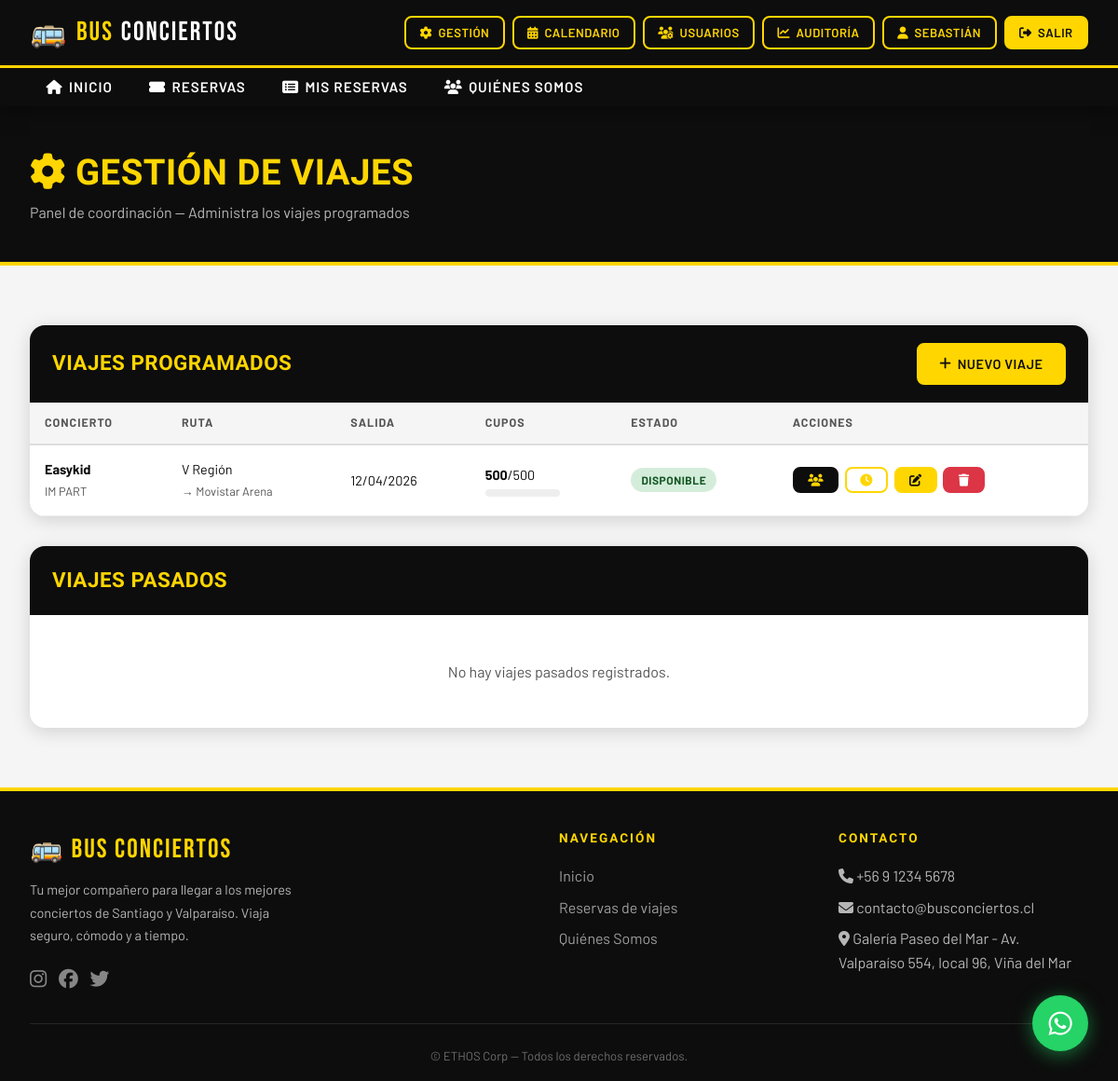
Screenshot of /reservas/gestion/ (signed in) with the database file from the repository.
### reservas/models.py (models this page shows, shortened)
class Viaje(models.Model):
    ESTADO_CHOICES = [
        ('disponible', 'Disponible'),
        ('completo', 'Completo'),
        ('cancelado', 'Cancelado'),
        ('realizado', 'Realizado'),
    ]
    concierto = models.ForeignKey(Concierto, on_delete=models.CASCADE, verbose_name='Concierto')
    coordinador = models.ForeignKey(
        User, on_delete=models.SET_NULL, null=True,
        related_name='viajes_coordinados', verbose_name='Coordinador'
    )
    origen = models.CharField(max_length=200, verbose_name='Punto de Origen')
    destino = models.CharField(max_length=200, verbose_name='Destino')
    fecha_salida = models.DateField(verbose_name='Fecha de Salida')
    cupos_totales = models.PositiveIntegerField(verbose_name='Cupos Totales')
    estado = models.CharField(max_length=20, choices=ESTADO_CHOICES, default='disponible')
    descripcion = models.TextField(blank=True, verbose_name='Descripción adicional')
    creado_en = models.DateTimeField(auto_now_add=True)
    class Meta:
        verbose_name = 'Viaje'
        verbose_name_plural = 'Viajes'
        ordering = ['fecha_salida']
    @property
    def cupos_disponibles(self):
        from django.db.models import Sum
        cupos_usados = self.reserva_set.filter(estado='pagado').aggregate(total=Sum('cantidad'))['total'] or 0
        return self.cupos_totales - cupos_usados
    @property
    def cupos_ocupados(self):
        from django.db.models import Sum
        return self.reserva_set.filter(estado='pagado').aggregate(total=Sum('cantidad'))['total'] or 0

### core/models.py (models this page shows, shortened)
class Concierto(models.Model):
    REGION_CHOICES = [
        ('santiago', 'Santiago'),
        ('valparaiso', 'Región de Valparaíso'),
    ]
    nombre = models.CharField(max_length=200, verbose_name='Nombre del Concierto')
    artista = models.CharField(max_length=200, verbose_name='Artista / Banda')
    fecha = models.DateField(verbose_name='Fecha')
    lugar = models.CharField(max_length=300, verbose_name='Lugar / Recinto')
    region = models.CharField(max_length=20, choices=REGION_CHOICES, verbose_name='Región')
    descripcion = models.TextField(blank=True, verbose_name='Descripción')
    imagen_url = models.URLField(blank=True, verbose_name='URL Imagen')
    activo = models.BooleanField(default=True)
    class Meta:
        verbose_name = 'Concierto'
        verbose_name_plural = 'Conciertos'
        ordering = ['fecha']

### reservas/views.py (the view)
# urls.py: path('gestion/', views.gestion_viajes, name='gestion_viajes'),
@login_required
@user_passes_test(es_coordinador)
def gestion_viajes(request):
    hoy = timezone.now().date()
    Viaje.objects.filter(fecha_salida__lt=hoy).exclude(estado='realizado').update(estado='realizado')
    if es_admin(request.user):
        viajes = Viaje.objects.filter(fecha_salida__gte=hoy).select_related('concierto', 'coordinador')
        viajes_pasados = Viaje.objects.filter(fecha_salida__lt=hoy).select_related('concierto', 'coordinador').order_by('-fecha_salida')
    else:
        viajes = Viaje.objects.filter(coordinador=request.user, fecha_salida__gte=hoy).select_related('concierto')
        viajes_pasados = Viaje.objects.filter(coordinador=request.user, fecha_salida__lt=hoy).select_related('concierto').order_by('-fecha_salida')
    return render(request, 'reservas/gestion_viajes.html', {'viajes': viajes, 'viajes_pasados': viajes_pasados})

### reservas/views.py (called while the page is built)
def es_coordinador(user):
    return user.is_authenticated and (
        user.is_superuser or
        user.groups.filter(name__in=['Administrador', 'Coordinador']).exists()
    )

def es_admin(user):
    return user.is_authenticated and (
        user.is_superuser or
        user.groups.filter(name='Administrador').exists()
    )

### reservas/templates/reservas/gestion_viajes.html (shortened to what this page needs)
{% extends 'base.html' %}
{% block content %}
<div class="page-header">
  <div class="container">
    <h1><i class="fa fa-cog"></i> Gestión de Viajes</h1>
    <p>Panel de coordinación — Administra los viajes programados</p>
  </div>
</div>
<section class="seccion" style="max-width:none;">
  <div class="tabla-wrapper">
    <div class="tabla-header">
      <h2>VIAJES PROGRAMADOS</h2>
      <a href="{% url 'crear_viaje' %}" class="btn btn-primary"><i class="fa fa-plus"></i> Nuevo Viaje</a>
    </div>
    {% if viajes %}
    <div style="overflow-x:auto;">
      <table>
        <thead>
          <tr>
            <th>Concierto</th>
            <th>Ruta</th>
            <th>Salida</th>
            <th>Cupos</th>
            <th>Estado</th>
            <th>Acciones</th>
          </tr>
        </thead>
        <tbody>
          {% for viaje in viajes %}
          <tr>
            <td>
              <strong>{{ viaje.concierto.artista }}</strong><br>
              <span style="font-size:0.8rem;color:var(--gris-medio);">{{ viaje.concierto.nombre }}</span>
            </td>
            <td>{{ viaje.origen }}<br><span style="color:var(--gris-medio);font-size:0.8rem;">→ {{ viaje.destino }}</span></td>
            <td>{{ viaje.fecha_salida|date:"d/m/Y" }}</td>
            <td>
              <strong>{{ viaje.cupos_disponibles }}</strong>/{{ viaje.cupos_totales }}
              <div class="cupos-bar" style="margin-top:4px;width:80px;">
              </div>
            </td>
            <td><span class="badge-estado badge-{{ viaje.estado }}">{{ viaje.get_estado_display }}</span></td>
            <td>
              <div class="tabla-acciones">
                <a href="{% url 'pasajeros_viaje' viaje.pk %}" class="btn btn-dark btn-sm" title="Ver pasajeros"><i class="fa fa-users"></i></a>
                <a href="{% url 'horarios_viaje' viaje.pk %}" class="btn btn-outline btn-sm" title="Horarios"><i class="fa fa-clock"></i></a>
                <a href="{% url 'editar_viaje' viaje.pk %}" class="btn btn-primary btn-sm" title="Editar"><i class="fa fa-edit"></i></a>
                <a href="{% url 'eliminar_viaje' viaje.pk %}" class="btn btn-danger btn-sm" title="Eliminar"><i class="fa fa-trash"></i></a>
              </div>
            </td>
          </tr>
          {% endfor %}
        </tbody>
      </table>
    </div>
    {% else %}
    <div style="text-align:center;padding:3rem;">
      <p style="color:var(--gris-medio);">No hay viajes registrados aún.</p>
      <a href="{% url 'crear_viaje' %}" class="btn btn-primary" style="margin-top:1rem;"><i class="fa fa-plus"></i> Crear primer viaje</a>
    </div>
    {% endif %}
  </div>
  <div class="tabla-wrapper" style="margin-top:2rem;">
    <div class="tabla-header">
      <h2>VIAJES PASADOS</h2>
    </div>
    {% if viajes_pasados %}
    <div style="overflow-x:auto;">
      <table>
        <thead>
          <tr>
            <th>Concierto</th>
            <th>Ruta</th>
            <th>Cupos</th>
            <th>Estado</th>
            <th>Acciones</th>
          </tr>
        </thead>
        <tbody>
          {% for viaje in viajes_pasados %}
          <tr style="opacity:0.75;">
            <td>
              <strong>{{ viaje.concierto.artista }}</strong><br>
              <span style="font-size:0.8rem;color:var(--gris-medio);">{{ viaje.concierto.nombre }}</span>
            </td>
            <td>{{ viaje.origen }}<br><span style="color:var(--gris-medio);font-size:0.8rem;">→ {{ viaje.destino }}</span></td>
            <td>
              <strong>{{ viaje.cupos_disponibles }}</strong>/{{ viaje.cupos_totales }}
              <div class="cupos-bar" style="margin-top:4px;width:80px;">
                <div class="cupos-fill" style="width:{% if viaje.cupos_totales %}{% widthratio viaje.cupos_ocupados viaje.cupos_totales 100 %}{% else %}0{% endif %}%"></div>
              </div>
            </td>
            <td><span class="badge-estado badge-{{ viaje.estado }}">{{ viaje.get_estado_display }}</span></td>
            <td>
              <div class="tabla-acciones">
                <a href="{% url 'pasajeros_viaje' viaje.pk %}" class="btn btn-dark btn-sm" title="Ver pasajeros"><i class="fa fa-users"></i></a>
                <a href="{% url 'horarios_viaje' viaje.pk %}" class="btn btn-outline btn-sm" title="Horarios"><i class="fa fa-clock"></i></a>
                <a href="{% url 'editar_viaje' viaje.pk %}" class="btn btn-primary btn-sm" title="Editar"><i class="fa fa-edit"></i></a>
                <a href="{% url 'eliminar_viaje' viaje.pk %}" class="btn btn-danger btn-sm" title="Eliminar"><i class="fa fa-trash"></i></a>
              </div>
            </td>
          </tr>
          {% endfor %}
        </tbody>
      </table>
    </div>
    {% else %}
    <div style="text-align:center;padding:3rem;">
      <p style="color:var(--gris-medio);">No hay viajes pasados registrados.</p>
    </div>
    {% endif %}
  </div>
</section>
{% endblock %}

### templates/base.html (shortened to what this page needs)
{% load static %}
<!DOCTYPE html>
<html lang="es">
<head>
  <link rel="stylesheet" href="https://cdnjs.cloudflare.com/ajax/libs/font-awesome/6.5.0/css/all.min.css" />
  <link rel="stylesheet" href="{% static 'css/main.css' %}" />
</head>
<body>
<nav class="navbar-bc">
  <div class="navbar-top">
    <div class="navbar-inner">
      <a href="{% url 'inicio' %}" class="brand">
        <span class="icon-bus">🚌</span>
        BUS <span>CONCIERTOS</span>
      </a>
      <div class="nav-actions">
        {% if user.is_authenticated %}
          {% if user.is_superuser or user.groups.all.0.name == 'Administrador' or user.groups.all.0.name == 'Coordinador' %}
            <a href="{% url 'gestion_viajes' %}" class="btn btn-outline btn-sm"><i class="fa fa-cog"></i> Gestión</a>
            <a href="{% url 'calendario_conciertos' %}" class="btn btn-outline btn-sm"><i class="fa fa-calendar-alt"></i> Calendario</a>
          {% endif %}
          {% if user.is_superuser or user.groups.all.0.name == 'Administrador' %}
            <a href="{% url 'gestion_usuarios' %}" class="btn btn-outline btn-sm"><i class="fa fa-users-cog"></i> Usuarios</a>
            <a href="{% url 'auditoria_ganancias' %}" class="btn btn-outline btn-sm"><i class="fa fa-chart-line"></i> Auditoría</a>
          {% endif %}
          <a href="{% url 'mi_perfil' %}" class="btn btn-outline btn-sm"><i class="fa fa-user"></i> {{ user.first_name|default:user.username }}</a>
          <a href="{% url 'logout' %}" class="btn btn-primary btn-sm"><i class="fa fa-sign-out-alt"></i> Salir</a>
        {% else %}
          <a href="{% url 'login' %}" class="btn btn-outline btn-sm"><i class="fa fa-sign-in-alt"></i> Ingresar</a>
          <a href="{% url 'registro' %}" class="btn btn-primary btn-sm"><i class="fa fa-user-plus"></i> Registrarse</a>
        {% endif %}
      </div>
    </div>
  </div>
  <div class="nav-collapse">
    <ul class="nav-links">
      <li><a href="{% url 'inicio' %}"><i class="fa fa-home"></i> Inicio</a></li>
      <li><a href="{% url 'lista_viajes' %}"><i class="fa fa-ticket-alt"></i> Reservas</a></li>
      {% if user.is_authenticated %}
      <li><a href="{% url 'mis_reservas' %}"><i class="fa fa-list-alt"></i> Mis Reservas</a></li>
      {% endif %}
      <li><a href="{% url 'quienes_somos' %}"><i class="fa fa-users"></i> Quiénes Somos</a></li>
    </ul>
  </div>
</nav>
<main>
  {% block content %}{% endblock %}
</main>
<footer>
  <div class="footer-grid">
    <div>
      <div class="footer-brand">🚌 Bus Conciertos</div>
      <p style="font-size:0.9rem;max-width:300px;line-height:1.7;">
        Tu mejor compañero para llegar a los mejores conciertos de Santiago y Valparaíso. Viaja seguro, cómodo y a tiempo.
      </p>
      <div style="margin-top:1rem;display:flex;gap:0.8rem;">
        <a href="#" style="color:rgba(255,255,255,0.5);font-size:1.3rem;"><i class="fab fa-instagram"></i></a>
        <a href="#" style="color:rgba(255,255,255,0.5);font-size:1.3rem;"><i class="fab fa-facebook"></i></a>
        <a href="#" style="color:rgba(255,255,255,0.5);font-size:1.3rem;"><i class="fab fa-twitter"></i></a>
      </div>
    </div>
    <div>
      <h4>Navegación</h4>
      <ul>
        <li><a href="{% url 'inicio' %}">Inicio</a></li>
        <li><a href="{% url 'lista_viajes' %}">Reservas de viajes</a></li>
        <li><a href="{% url 'quienes_somos' %}">Quiénes Somos</a></li>
      </ul>
    </div>
    <div>
      <h4>Contacto</h4>
      <ul>
        <li><i class="fa fa-phone"></i> +56 9 1234 5678</li>
        <li><i class="fa fa-envelope"></i> contacto@busconciertos.cl</li>
        <li><i class="fa fa-map-marker-alt"></i> Galería Paseo del Mar - Av. Valparaíso 554, local 96, Viña del Mar</li>
      </ul>
    </div>
  </div>
  <div class="footer-bottom">
    <p>&copy; {{ "now"|date:"Y" }} ETHOS Corp — Todos los derechos reservados.</p>
  </div>
</footer>
<a href="https://wa.me/56912345678?text=Hola,%20quiero%20información%20sobre%20los%20viajes%20a%20conciertos"
   class="whatsapp-fab" target="_blank" rel="noopener" title="Consultas por WhatsApp">
  <i class="fab fa-whatsapp"></i>
</a>
</body>
</html>

### rows the page displays
Viaje: concierto.artista "Easykid", concierto.nombre "IM PART", origen "V Región", destino "Movistar Arena", fecha_salida "12/04/2026", cupos_disponibles "500", cupos_totales "500", estado "DISPONIBLE"

### other values shown
{{ user.first_name|default:user.username }} "SEBASTIÁN"
